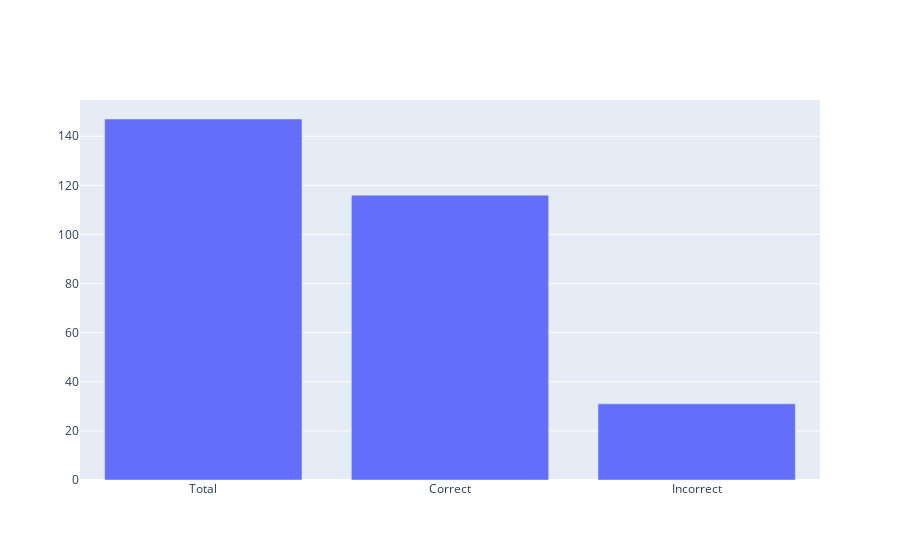

The code cell stored with this chart in its notebook:
### Code cell
# add in graphics -
total  = len(BERT_sim)
correct = BERT_sim.count('0')
incorrect =BERT_sim.count('1')
data1 = [total, correct, incorrect]
        

risk=['Total','Correct', 'Incorrect']
fig = go.Figure(data=[go.Bar(name='BERT Model data', x=risk, y=data1)])

# Change the bar mode
fig.update_layout(barmode='group')
print('Full BERT Model Data Distribution')
fig.show()

### Figure 1 — Plotly figure (JSON) as saved in the notebook; plotly's stock layout.template omitted (floating-point values rounded to 4 significant figures)
{"data": [{"name": "BERT Model data", "type": "bar", "x": ["Total", "Correct", "Incorrect"], "y": [147, 116, 31]}], "layout": {"barmode": "group"}}
